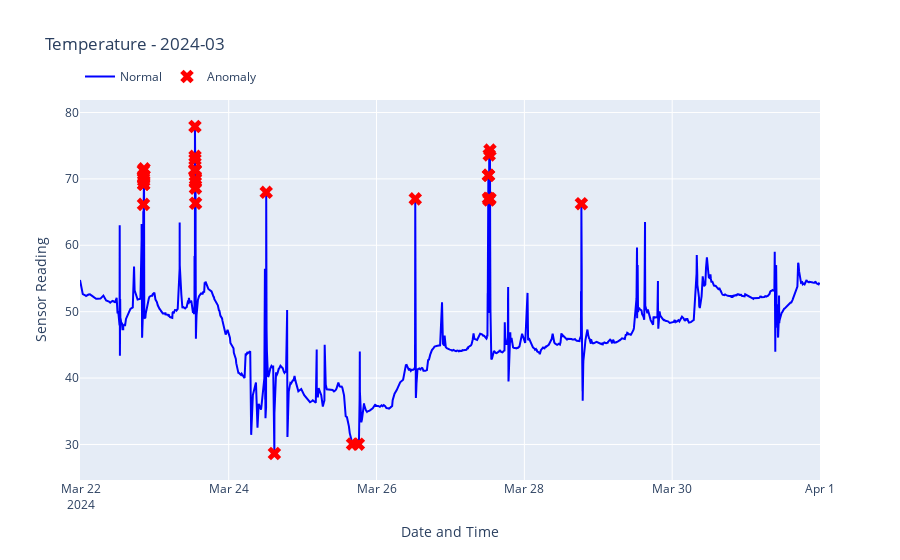
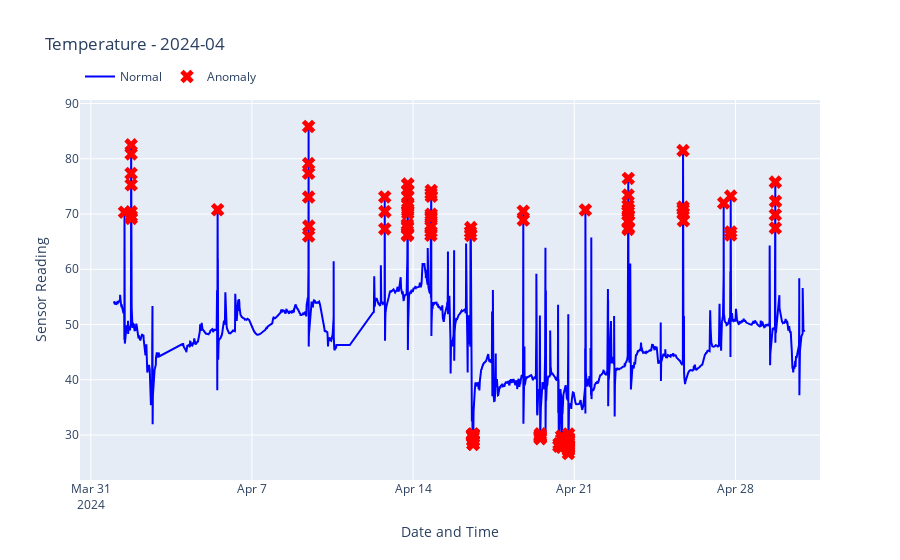
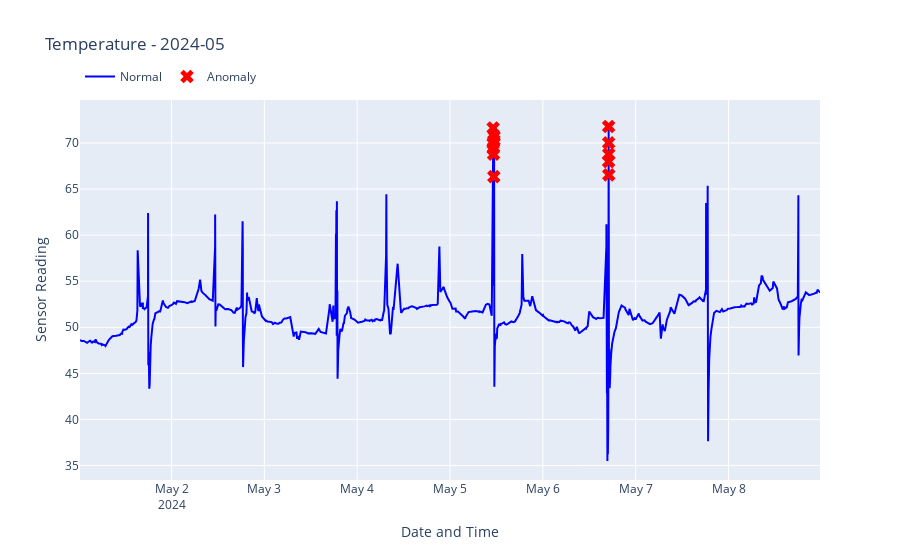

Notebook code cell kept with these figures, in order:
### Code cell
df['ts_datetime'] = pd.to_datetime(df['ts_datetime'])
df['year_month'] = df['ts_datetime'].dt.to_period('M')
grouped_by_month = df.groupby('year_month')

# Plot each month
for name, group in grouped_by_month:
    # Filter anomalies
    a = group[group['anomaly_pc1'] == 1]  # Anomalies

    # Create traces
    normal_trace = go.Scatter(
        x=group['ts_datetime'],  # Use the datetime column for x-axis
        y=group['sensor_readings'],
        mode='lines',
        name='Normal',
        line=dict(color='blue')
    )

    anomaly_trace = go.Scatter(
        x=a['ts_datetime'],  # Use the datetime column for x-axis
        y=a['sensor_readings'],  # y-coordinates for the anomalies
        mode='markers',
        name='Anomaly',
        marker=dict(color='red', size=12, symbol='x')
    )

    # Layout
    layout = go.Layout(
        title=f'Temperature - {name}',
        xaxis=dict(title='Date and Time'),
        yaxis=dict(title='Sensor Reading'),
        legend=dict(orientation="h", x=0, y=1.1)
    )

    # Create figure and add traces
    fig = go.Figure(data=[normal_trace, anomaly_trace], layout=layout)

    # Show plot for each month
    fig.show()

### Figure 1 — Plotly figure (JSON) as saved in the notebook; plotly's stock layout.template omitted (floating-point values rounded to 4 significant figures; data arrays with more than 128 entries replaced by an {"elided": "..."} marker saying what was removed)
{"data": [{"line": {"color": "blue"}, "mode": "lines", "name": "Normal", "type": "scatter", "x": {"elided": "1288 str values"}, "y": {"elided": "1288 float values"}}, {"marker": {"color": "red", "size": 12, "symbol": "x"}, "mode": "markers", "name": "Anomaly", "type": "scatter", "x": ["2024-03-22T20:16:02", "2024-03-22T20:19:44", "2024-03-22T20:21:05", "2024-03-22T20:22:35", "2024-03-22T20:22:36", "2024-03-22T20:24:16", "2024-03-22T20:26:57", "2024-03-22T20:30:28", "2024-03-23T13:02:21", "2024-03-23T13:02:32", "2024-03-23T13:02:52", "2024-03-23T13:03:32", "2024-03-23T13:04:13", "2024-03-23T13:05:43", "2024-03-23T13:07:24", "2024-03-23T13:09:35", "2024-03-23T13:11:55", "2024-03-23T13:13:36", "2024-03-23T13:14:56", "2024-03-24T12:10:45", "2024-03-24T14:49:52", "2024-03-25T16:12:00", "2024-03-25T18:05:44", "2024-03-26T12:34:20", "2024-03-27T12:18:35", "2024-03-27T12:19:36", "2024-03-27T12:23:17", "2024-03-27T12:31:22", "2024-03-27T12:35:04", "2024-03-27T12:49:59", "2024-03-27T12:50:29", "2024-03-28T18:30:46"], "y": [71.27, 66.16, 70.04, 69.18, 69.18, 69.71, 70.48, 71.52, 71.38, 77.89, 71.38, 72.92, 73.4, 71.27, 71.23, 69.46, 68.61, 69.98, 66.33, 67.98, 28.64, 30.06, 30.04, 66.99, 70.54, 67.08, 70.54, 66.81, 73.6, 74.34, 67.02, 66.26]}], "layout": {"legend": {"orientation": "h", "x": 0, "y": 1.1}, "title": {"text": "Temperature - 2024-03"}, "xaxis": {"title": {"text": "Date and Time"}}, "yaxis": {"title": {"text": "Sensor Reading"}}}}

### Figure 2 — Plotly figure (JSON) as saved in the notebook; plotly's stock layout.template omitted (floating-point values rounded to 4 significant figures; data arrays with more than 128 entries replaced by an {"elided": "..."} marker saying what was removed)
{"data": [{"line": {"color": "blue"}, "mode": "lines", "name": "Normal", "type": "scatter", "x": {"elided": "3258 str values"}, "y": {"elided": "3258 float values"}}, {"marker": {"color": "red", "size": 12, "symbol": "x"}, "mode": "markers", "name": "Anomaly", "type": "scatter", "x": ["2024-04-01T11:10:52", "2024-04-01T18:01:39", "2024-04-01T18:02:29", "2024-04-01T18:04:30", "2024-04-01T18:06:21", "2024-04-01T18:09:22", "2024-04-01T18:12:02", "2024-04-01T18:15:14", "2024-04-05T12:14:49", "2024-04-09T11:04:15", "2024-04-09T11:04:25", "2024-04-09T11:05:56", "2024-04-09T11:06:16", "2024-04-09T11:06:47", "2024-04-09T11:15:40", "2024-04-12T18:25:53", "2024-04-12T18:26:54", "2024-04-12T18:35:48", "2024-04-13T18:00:26", "2024-04-13T18:00:56", "2024-04-13T18:04:48", "2024-04-13T18:21:24", "2024-04-13T18:24:05", "2024-04-13T18:24:26", "2024-04-13T18:24:46", "2024-04-13T18:25:06", "2024-04-13T18:25:27", "2024-04-13T18:25:47", "2024-04-13T18:26:17", "2024-04-13T18:26:58", "2024-04-13T18:27:38", "2024-04-13T18:28:19", "2024-04-14T18:34:31", "2024-04-14T18:39:23", "2024-04-14T18:40:14", "2024-04-14T18:40:54", "2024-04-14T18:43:05", "2024-04-14T18:44:16", "2024-04-14T18:49:28", "2024-04-14T18:54:40", "2024-04-14T19:00:03", "2024-04-16T11:48:03", "2024-04-16T12:03:51", "2024-04-16T12:08:13", "2024-04-16T13:52:00", "2024-04-16T13:52:01", "2024-04-16T13:56:52", "2024-04-16T13:56:53", "2024-04-16T13:57:13", "2024-04-16T14:20:29", "2024-04-16T14:24:21", "2024-04-16T14:24:51", "2024-04-16T14:32:53", "2024-04-16T14:32:54", "2024-04-16T14:33:14", "2024-04-16T14:33:34", "2024-04-16T14:34:05", "2024-04-16T14:36:15", "2024-04-16T14:39:27", "2024-04-16T14:39:47", "2024-04-16T14:40:18", "2024-04-16T14:43:29", "2024-04-16T14:43:39", "2024-04-18T18:51:30", "2024-04-18T18:52:00", "2024-04-19T12:24:56", "2024-04-19T12:26:37", "2024-04-19T12:27:37", "2024-04-19T12:28:38", "2024-04-19T12:30:59", "2024-04-19T12:32:29", "2024-04-19T12:34:00", "2024-04-19T12:38:21", "2024-04-20T07:52:54", "2024-04-20T08:06:08", "2024-04-20T10:43:29", "2024-04-20T10:52:32", "2024-04-20T10:56:53", "2024-04-20T10:57:13", "2024-04-20T11:15:39", "2024-04-20T17:52:43", "2024-04-20T17:53:13", "2024-04-20T17:53:44", "2024-04-20T17:54:24", "2024-04-20T17:55:04", "2024-04-20T17:55:35", "2024-04-20T17:56:15", "2024-04-20T17:56:56", "2024-04-20T17:58:36", "2024-04-20T17:59:37", "2024-04-20T18:00:37", "2024-04-20T18:01:38", "2024-04-20T18:02:48", "2024-04-20T18:04:09", "2024-04-21T11:35:37", "2024-04-23T08:01:41", "2024-04-23T08:03:11", "2024-04-23T08:04:32", "2024-04-23T08:05:03", "2024-04-23T08:07:13", "2024-04-23T08:09:14", "2024-04-23T08:17:06", "2024-04-23T08:25:08", "2024-04-23T08:26:19", "2024-04-23T08:27:39", "2024-04-23T08:29:00", "2024-04-23T08:30:41", "2024-04-25T17:22:06", "2024-04-25T17:22:26", "2024-04-25T17:26:18", "2024-04-25T17:31:09", "2024-04-25T17:46:24", "2024-04-27T11:42:05", "2024-04-27T19:00:54", "2024-04-27T19:02:15", "2024-04-27T19:04:46", "2024-04-29T17:32:36", "2024-04-29T17:33:07", "2024-04-29T17:33:37", "2024-04-29T17:44:21"], "y": [70.34, 70.39, 77.34, 80.88, 82.52, 75.3, 69.21, 69.61, 70.78, 77.37, 85.85, 79.13, 73.07, 66.02, 67.81, 73.09, 67.3, 70.44, 66.14, 68.13, 67.78, 70.58, 67.58, 71.76, 74.32, 75.37, 75.42, 73.28, 71.66, 70.92, 70.12, 66.31, 66.15, 67.67, 73.72, 66.79, 69.59, 69.25, 69.98, 74.27, 73.22, 66.75, 66.12, 67.54, 30, 30, 30.03, 30.03, 29.8, 29.92, 29.09, 28.36, 29.96, 29.96, 29.03, 28.88, 30.14, 28.92, 28.33, 29.6, 28.32, 30.07, 30.18, 68.92, 70.51, 29.72, 29.84, 29.91, 29.7, 29.33, 29.43, 29.58, 30.2, 27.97, 28.43, 29.78, 29.2, 28.13, 27.77, 28.17, 26.65, 27.81, 28.11, 29.16, 27.65, 27.37, 27.58, 27.16, 27.59, 28.13, 28.63, 29.18, 29.49, 30.19, 70.75, 68.61, 71.56, 70.41, 70.76, 67.22, 73.43, 76.45, 70.91, 69.79, 68.65, 68.72, 67.52, 81.5, 71.25, 70.79, 70.17, 68.79, 71.99, 66.19, 73.26, 66.76, 69.86, 75.78, 67.46, 72.3]}], "layout": {"legend": {"orientation": "h", "x": 0, "y": 1.1}, "title": {"text": "Temperature - 2024-04"}, "xaxis": {"title": {"text": "Date and Time"}}, "yaxis": {"title": {"text": "Sensor Reading"}}}}

### Figure 3 — Plotly figure (JSON) as saved in the notebook; plotly's stock layout.template omitted (floating-point values rounded to 4 significant figures; data arrays with more than 128 entries replaced by an {"elided": "..."} marker saying what was removed)
{"data": [{"line": {"color": "blue"}, "mode": "lines", "name": "Normal", "type": "scatter", "x": {"elided": "788 str values"}, "y": {"elided": "788 float values"}}, {"marker": {"color": "red", "size": 12, "symbol": "x"}, "mode": "markers", "name": "Anomaly", "type": "scatter", "x": ["2024-05-05T11:09:05", "2024-05-05T11:09:26", "2024-05-05T11:09:46", "2024-05-05T11:15:49", "2024-05-05T11:17:20", "2024-05-05T11:19:21", "2024-05-05T11:21:41", "2024-05-05T11:23:52", "2024-05-06T17:00:04", "2024-05-06T17:00:34", "2024-05-06T17:01:14", "2024-05-06T17:01:55", "2024-05-06T17:02:35"], "y": [69.38, 71.63, 69.94, 68.79, 70.14, 66.35, 70.28, 70.71, 67.98, 71.79, 70.02, 68.79, 66.54]}], "layout": {"legend": {"orientation": "h", "x": 0, "y": 1.1}, "title": {"text": "Temperature - 2024-05"}, "xaxis": {"title": {"text": "Date and Time"}}, "yaxis": {"title": {"text": "Sensor Reading"}}}}
